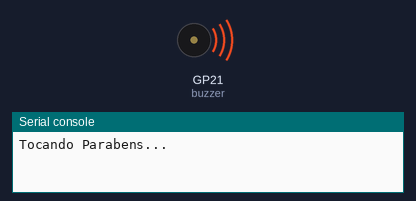
Simulated run of this program. Board: Raspberry Pi Pico running MicroPython. Shown: buzzer (waves = sounding), the last lines printed to the serial console. At 14.6 s the program stops and its outputs stay as they are.

Above: at 0.7 s.
At 14.6 s:
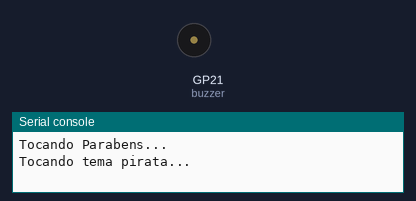
Timing chart, 0 to 16.1 s (numbered marks = the images above):
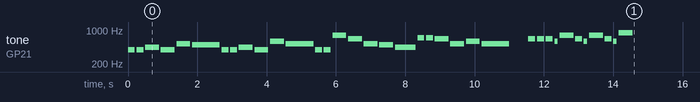

Measured:
- by itself, tone on GP21 (buzzer): plays 392 Hz for 0.20 s, 392 Hz for 0.20 s, 440 Hz for 0.40 s, 392 Hz for 0.40 s, 523 Hz for 0.40 s, 494 Hz for 0.80 s … (36 notes in this stretch)

The program:

criar_melodia.py
```python
# criar_melodia.py
# Cria melodias personalizadas
# Bloco: Criar Melodia

from machine import Pin, PWM
import time

# Configuração do buzzer
BUZZER_PIN = 21
buzzer = PWM(Pin(BUZZER_PIN))

# Frequências das notas
NOTAS = {
    'DO': 262, 'RE': 294, 'MI': 330, 'FA': 349,
    'SOL': 392, 'LA': 440, 'SI': 494,
    'DO5': 523, 'RE5': 587, 'MI5': 659, 'FA5': 698,
    'SOL5': 784, 'LA5': 880, 'SI5': 988,
    'PAUSA': 0
}

def tocar_nota(nome_nota, duracao_ms, volume=50):
    """
    Toca uma nota.

    Args:
        nome_nota: Nome da nota ('DO', 'RE', etc)
        duracao_ms: Duração em milissegundos
        volume: Volume 0-100
    """
    freq = NOTAS.get(nome_nota, 0)

    if freq == 0:
        buzzer.duty_u16(0)
        time.sleep_ms(duracao_ms)
        return

    duty = int(65535 * volume * 0.7 / 100)
    buzzer.duty_u16(0)
    buzzer.freq(freq)
    buzzer.duty_u16(duty)
    time.sleep_ms(duracao_ms)
    buzzer.duty_u16(0)

def criar_melodia(notas, tempo_entre=50, volume=50):
    """
    Toca uma sequência de notas.

    Args:
        notas: Lista de tuplas (nota, duracao_ms)
        tempo_entre: Pausa entre notas em ms
        volume: Volume 0-100
    """
    for nota, duracao in notas:
        tocar_nota(nota, duracao, volume)
        if tempo_entre > 0:
            time.sleep_ms(tempo_entre)

    buzzer.duty_u16(0)

def criar_trilha_sonora(sons, volume=50):
    """
    Cria uma trilha sonora com sons e pausas.

    Args:
        sons: Lista de dicionários {'tipo': 'nota'|'pausa', ...}
        volume: Volume 0-100
    """
    for som in sons:
        if som['tipo'] == 'nota':
            tocar_nota(som['nota'], som['duracao'], volume)
        else:  # pausa
            buzzer.duty_u16(0)
            time.sleep_ms(som['duracao'])

    buzzer.duty_u16(0)

# Melodias de exemplo
PARABENS = [
    ('SOL', 200), ('SOL', 200), ('LA', 400), ('SOL', 400), ('DO5', 400), ('SI', 800),
    ('SOL', 200), ('SOL', 200), ('LA', 400), ('SOL', 400), ('RE5', 400), ('DO5', 800),
    ('SOL', 200), ('SOL', 200), ('SOL5', 400), ('MI5', 400), ('DO5', 400), ('SI', 400), ('LA', 600),
    ('FA5', 200), ('FA5', 200), ('MI5', 400), ('DO5', 400), ('RE5', 400), ('DO5', 800),
]

PIRATA = [
    ('MI5', 200), ('MI5', 200), ('MI5', 200), ('RE5', 100), ('SOL5', 400),
    ('MI5', 200), ('RE5', 100), ('SOL5', 400), ('MI5', 200), ('RE5', 100), ('LA5', 400),
]

# Exemplo de uso
if __name__ == "__main__":
    print("Tocando Parabens...")
    criar_melodia(PARABENS, 50, 50)
    time.sleep_ms(500)

    print("Tocando tema pirata...")
    criar_melodia(PIRATA, 50, 50)

    buzzer.duty_u16(0)
    print("Fim!")
```
